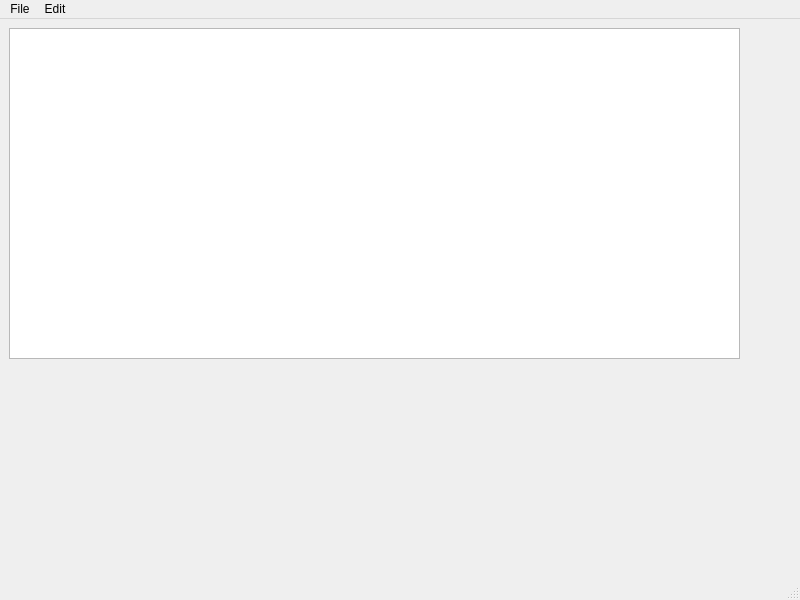
<?xml version="1.0" encoding="UTF-8"?>
<ui version="4.0">
 <class>MainWindow</class>
 <widget class="QMainWindow" name="MainWindow">
  <property name="geometry">
   <rect>
    <x>0</x>
    <y>0</y>
    <width>800</width>
    <height>600</height>
   </rect>
  </property>
  <property name="windowTitle">
   <string>MainWindow</string>
  </property>
  <widget class="QWidget" name="centralwidget">
   <widget class="QWidget" name="verticalLayoutWidget">
    <property name="geometry">
     <rect>
      <x>9</x>
      <y>9</y>
      <width>731</width>
      <height>331</height>
     </rect>
    </property>
    <layout class="QVBoxLayout" name="verticalLayout">
     <item>
      <widget class="QTextEdit" name="textEdit"/>
     </item>
    </layout>
   </widget>
  </widget>
  <widget class="QMenuBar" name="menubar">
   <property name="geometry">
    <rect>
     <x>0</x>
     <y>0</y>
     <width>800</width>
     <height>21</height>
    </rect>
   </property>
   <widget class="QMenu" name="menuFile">
    <property name="title">
     <string>File</string>
    </property>
    <addaction name="actionNew"/>
    <addaction name="actionOpen"/>
    <addaction name="actionSave"/>
    <addaction name="actionPrint"/>
    <addaction name="actionExit"/>
   </widget>
   <widget class="QMenu" name="menuEdit">
    <property name="title">
     <string>Edit</string>
    </property>
    <addaction name="actionCopy"/>
    <addaction name="actionPaste"/>
    <addaction name="actionCut"/>
    <addaction name="actionUndo"/>
    <addaction name="actionRedo"/>
   </widget>
   <addaction name="menuFile"/>
   <addaction name="menuEdit"/>
  </widget>
  <widget class="QStatusBar" name="statusbar"/>
  <action name="actionNew">
   <property name="icon">
    <iconset resource="Resources.qrc">
     <normaloff>:/imgs/new-file.png</normaloff>:/imgs/new-file.png</iconset>
   </property>
   <property name="text">
    <string>New</string>
   </property>
  </action>
  <action name="actionOpen">
   <property name="icon">
    <iconset resource="Resources.qrc">
     <normaloff>:/imgs/folder.png</normaloff>:/imgs/folder.png</iconset>
   </property>
   <property name="text">
    <string>Open</string>
   </property>
  </action>
  <action name="actionSave">
   <property name="icon">
    <iconset resource="Resources.qrc">
     <normaloff>:/imgs/save.png</normaloff>:/imgs/save.png</iconset>
   </property>
   <property name="text">
    <string>Save as</string>
   </property>
  </action>
  <action name="actionPrint">
   <property name="icon">
    <iconset resource="Resources.qrc">
     <normaloff>:/imgs/printer.png</normaloff>:/imgs/printer.png</iconset>
   </property>
   <property name="text">
    <string>Print</string>
   </property>
  </action>
  <action name="actionExit">
   <property name="icon">
    <iconset resource="Resources.qrc">
     <normaloff>:/imgs/exit.png</normaloff>:/imgs/exit.png</iconset>
   </property>
   <property name="text">
    <string>Exit</string>
   </property>
  </action>
  <action name="actionCopy">
   <property name="icon">
    <iconset resource="Resources.qrc">
     <normaloff>:/imgs/copy.png</normaloff>:/imgs/copy.png</iconset>
   </property>
   <property name="text">
    <string>Copy</string>
   </property>
  </action>
  <action name="actionPaste">
   <property name="icon">
    <iconset resource="Resources.qrc">
     <normaloff>:/imgs/paste.png</normaloff>:/imgs/paste.png</iconset>
   </property>
   <property name="text">
    <string>Paste</string>
   </property>
  </action>
  <action name="actionCut">
   <property name="icon">
    <iconset resource="Resources.qrc">
     <normaloff>:/imgs/cut.png</normaloff>:/imgs/cut.png</iconset>
   </property>
   <property name="text">
    <string>Cut</string>
   </property>
  </action>
  <action name="actionUndo">
   <property name="icon">
    <iconset resource="Resources.qrc">
     <normaloff>:/imgs/undo.png</normaloff>:/imgs/undo.png</iconset>
   </property>
   <property name="text">
    <string>Undo</string>
   </property>
  </action>
  <action name="actionRedo">
   <property name="icon">
    <iconset resource="Resources.qrc">
     <normaloff>:/imgs/redo.png</normaloff>:/imgs/redo.png</iconset>
   </property>
   <property name="text">
    <string>Redo</string>
   </property>
  </action>
 </widget>
 <resources>
  <include location="Resources.qrc"/>
 </resources>
 <connections/>
</ui>
